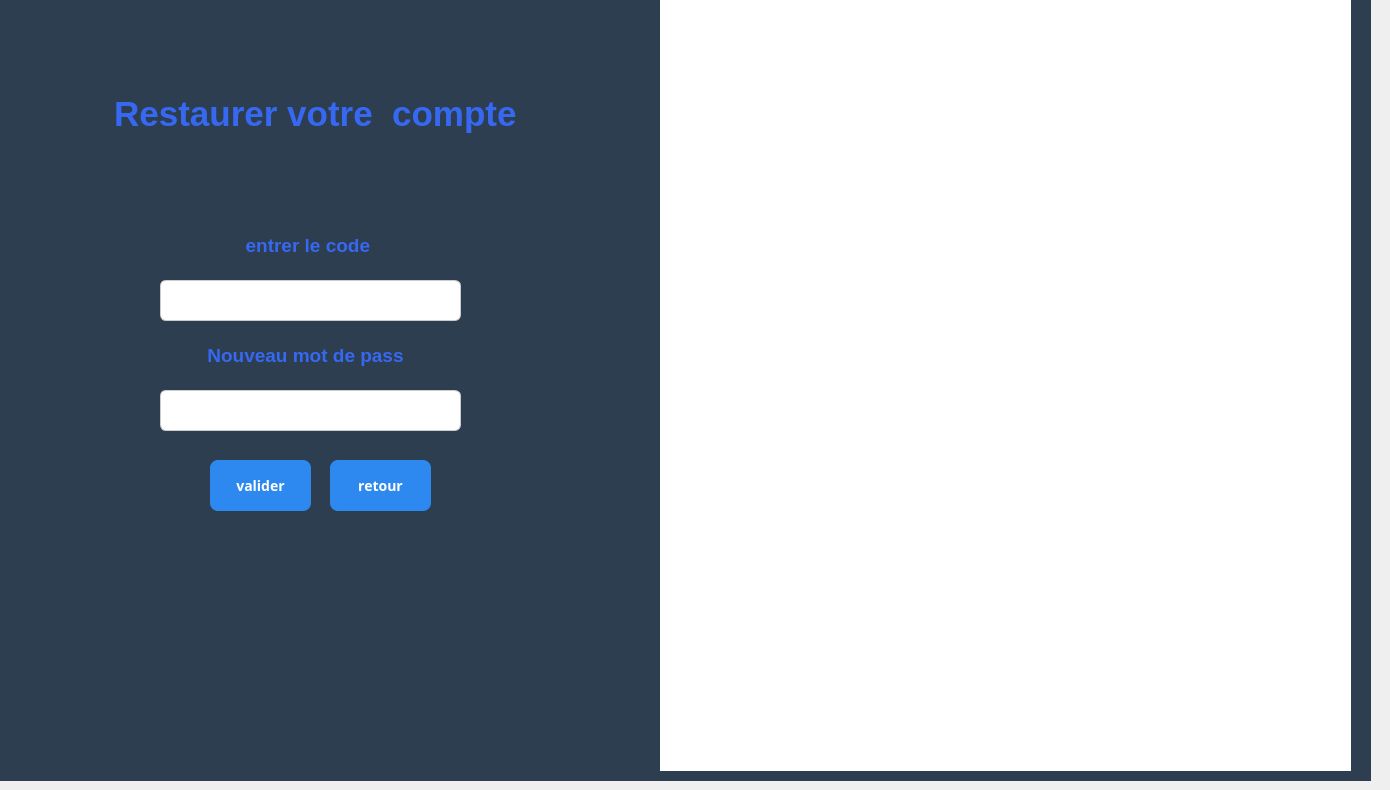
   <widget class="QWidget" name="page_4">
    <widget class="QPushButton" name="pushButtonValiderReset">
     <property name="geometry">
      <rect>
       <x>210</x>
       <y>460</y>
       <width>101</width>
       <height>51</height>
      </rect>
     </property>
     <property name="font">
      <font>
       <family>Bahnschrift</family>
       <pointsize>-1</pointsize>
       <bold>true</bold>
      </font>
     </property>
     <property name="styleSheet">
      <string notr="true">QPushButton {
    background-color: #2D89EF;
    color: white;
    border-radius: 8px;
    padding: 10px;
    font-size: 14px;
}
QPushButton:hover {
    background-color: #1E5BB8;
}
QPushButton:pressed {
    background-color: #FFFFFF;
}</string>
     </property>
     <property name="text">
      <string>valider</string>
     </property>
    </widget>
    <widget class="QTextBrowser" name="textBrowser_18">
     <property name="geometry">
      <rect>
       <x>160</x>
       <y>230</y>
       <width>301</width>
       <height>61</height>
      </rect>
     </property>
     <property name="styleSheet">
      <string notr="true">background-color: rgb(44, 62, 80);</string>
     </property>
     <property name="frameShape">
      <enum>QFrame::Shape::NoFrame</enum>
     </property>
     <property name="html">
      <string>&lt;!DOCTYPE HTML PUBLIC &quot;-//W3C//DTD HTML 4.0//EN&quot; &quot;http://www.w3.org/TR/REC-html40/strict.dtd&quot;&gt;
&lt;html&gt;&lt;head&gt;&lt;meta name=&quot;qrichtext&quot; content=&quot;1&quot; /&gt;&lt;meta charset=&quot;utf-8&quot; /&gt;&lt;style type=&quot;text/css&quot;&gt;
p, li { white-space: pre-wrap; }
hr { height: 1px; border-width: 0; }
li.unchecked::marker { content: &quot;\2610&quot;; }
li.checked::marker { content: &quot;\2612&quot;; }
&lt;/style&gt;&lt;/head&gt;&lt;body style=&quot; font-family:'Segoe UI'; font-size:9pt; font-weight:400; font-style:normal;&quot;&gt;
&lt;p align=&quot;center&quot; style=&quot; margin-top:0px; margin-bottom:0px; margin-left:0px; margin-right:0px; -qt-block-indent:0; text-indent:0px;&quot;&gt;&lt;span style=&quot; font-size:14pt; font-weight:700; color:#3668f2;&quot;&gt;entrer le code &lt;/span&gt;&lt;/p&gt;&lt;/body&gt;&lt;/html&gt;</string>
     </property>
    </widget>
    <widget class="QTextBrowser" name="textBrowser_20">
     <property name="geometry">
      <rect>
       <x>50</x>
       <y>90</y>
       <width>521</width>
       <height>111</height>
      </rect>
     </property>
     <property name="styleSheet">
      <string notr="true">background-color: rgb(44, 62, 80);</string>
     </property>
     <property name="frameShape">
      <enum>QFrame::Shape::NoFrame</enum>
     </property>
     <property name="html">
      <string>&lt;!DOCTYPE HTML PUBLIC &quot;-//W3C//DTD HTML 4.0//EN&quot; &quot;http://www.w3.org/TR/REC-html40/strict.dtd&quot;&gt;
&lt;html&gt;&lt;head&gt;&lt;meta name=&quot;qrichtext&quot; content=&quot;1&quot; /&gt;&lt;meta charset=&quot;utf-8&quot; /&gt;&lt;style type=&quot;text/css&quot;&gt;
p, li { white-space: pre-wrap; }
hr { height: 1px; border-width: 0; }
li.unchecked::marker { content: &quot;\2610&quot;; }
li.checked::marker { content: &quot;\2612&quot;; }
&lt;/style&gt;&lt;/head&gt;&lt;body style=&quot; font-family:'Segoe UI'; font-size:9pt; font-weight:400; font-style:normal;&quot;&gt;
&lt;p align=&quot;center&quot; style=&quot; margin-top:0px; margin-bottom:0px; margin-left:0px; margin-right:0px; -qt-block-indent:0; text-indent:0px;&quot;&gt;&lt;span style=&quot; font-size:26pt; font-weight:700; color:#3668f2;&quot;&gt; Restaurer votre  compte&lt;/span&gt;&lt;/p&gt;&lt;/body&gt;&lt;/html&gt;</string>
     </property>
    </widget>
    <widget class="QPushButton" name="pushButtonRetourLogin_3">
     <property name="geometry">
      <rect>
       <x>330</x>
       <y>460</y>
       <width>101</width>
       <height>51</height>
      </rect>
     </property>
     <property name="font">
      <font>
       <family>Bahnschrift</family>
       <pointsize>-1</pointsize>
       <bold>true</bold>
      </font>
     </property>
     <property name="styleSheet">
      <string notr="true">QPushButton {
    background-color: #2D89EF;
    color: white;
    border-radius: 8px;
    padding: 10px;
    font-size: 14px;
}
QPushButton:hover {
    background-color: #1E5BB8;
}
QPushButton:pressed {
    background-color: #FFFFFF;
}</string>
     </property>
     <property name="text">
      <string>retour</string>
     </property>
    </widget>
    <widget class="QLabel" name="label_9">
     <property name="geometry">
      <rect>
       <x>-10</x>
       <y>0</y>
       <width>1381</width>
       <height>781</height>
      </rect>
     </property>
     <property name="styleSheet">
      <string notr="true">background-color: rgb(255, 255, 255);
background-color: rgb(44, 62, 80);</string>
     </property>
     <property name="text">
      <string/>
     </property>
    </widget>
    <widget class="QLineEdit" name="lineEditCodeRecu">
     <property name="geometry">
      <rect>
       <x>160</x>
       <y>280</y>
       <width>301</width>
       <height>41</height>
      </rect>
     </property>
     <property name="styleSheet">
      <string notr="true">QLineEdit {
    border: 1px solid #ccc;
    border-radius: 6px;
    padding: 8px;
    font-size: 12px;
}
QLineEdit:focus {
    border: 1px solid #2D89EF;
    background-color: #000000;
}</string>
     </property>
     <property name="text">
      <string/>
     </property>
    </widget>
    <widget class="QLineEdit" name="lineEditNouveauPass">
     <property name="geometry">
      <rect>
       <x>160</x>
       <y>390</y>
       <width>301</width>
       <height>41</height>
      </rect>
     </property>
     <property name="styleSheet">
      <string notr="true">QLineEdit {
    border: 1px solid #ccc;
    border-radius: 6px;
    padding: 8px;
    font-size: 12px;
}
QLineEdit:focus {
    border: 1px solid #2D89EF;
    background-color: #000000;
}</string>
     </property>
     <property name="text">
      <string/>
     </property>
    </widget>
    <widget class="QTextBrowser" name="textBrowser_17">
     <property name="geometry">
      <rect>
       <x>90</x>
       <y>340</y>
       <width>431</width>
       <height>61</height>
      </rect>
     </property>
     <property name="styleSheet">
      <string notr="true">background-color: rgb(44, 62, 80);</string>
     </property>
     <property name="frameShape">
      <enum>QFrame::Shape::NoFrame</enum>
     </property>
     <property name="html">
      <string>&lt;!DOCTYPE HTML PUBLIC &quot;-//W3C//DTD HTML 4.0//EN&quot; &quot;http://www.w3.org/TR/REC-html40/strict.dtd&quot;&gt;
&lt;html&gt;&lt;head&gt;&lt;meta name=&quot;qrichtext&quot; content=&quot;1&quot; /&gt;&lt;meta charset=&quot;utf-8&quot; /&gt;&lt;style type=&quot;text/css&quot;&gt;
p, li { white-space: pre-wrap; }
hr { height: 1px; border-width: 0; }
li.unchecked::marker { content: &quot;\2610&quot;; }
li.checked::marker { content: &quot;\2612&quot;; }
&lt;/style&gt;&lt;/head&gt;&lt;body style=&quot; font-family:'Segoe UI'; font-size:9pt; font-weight:400; font-style:normal;&quot;&gt;
&lt;p align=&quot;center&quot; style=&quot; margin-top:0px; margin-bottom:0px; margin-left:0px; margin-right:0px; -qt-block-indent:0; text-indent:0px;&quot;&gt;&lt;span style=&quot; font-size:14pt; font-weight:700; color:#3668f2;&quot;&gt;Nouveau mot de pass&lt;/span&gt;&lt;/p&gt;&lt;/body&gt;&lt;/html&gt;</string>
     </property>
    </widget>
    <widget class="QLabel" name="label_6">
     <property name="geometry">
      <rect>
       <x>660</x>
       <y>0</y>
       <width>691</width>
       <height>771</height>
      </rect>
     </property>
     <property name="styleSheet">
      <string notr="true">background-color: rgb(255, 255, 255);
border-image: url(:/Artboa.png);</string>
     </property>
     <property name="text">
      <string/>
     </property>
    </widget>
    <zorder>label_9</zorder>
    <zorder>pushButtonValiderReset</zorder>
    <zorder>textBrowser_18</zorder>
    <zorder>textBrowser_20</zorder>
    <zorder>pushButtonRetourLogin_3</zorder>
    <zorder>lineEditCodeRecu</zorder>
    <zorder>textBrowser_17</zorder>
    <zorder>lineEditNouveauPass</zorder>
    <zorder>label_6</zorder>
   </widget>
